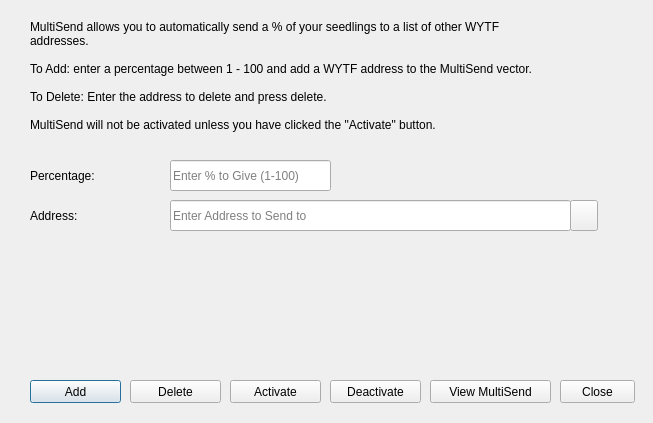
<?xml version="1.0" encoding="UTF-8"?>
<ui version="4.0">
 <class>MultisendDialog</class>
 <widget class="QDialog" name="MultisendDialog">
  <property name="windowModality">
   <enum>Qt::NonModal</enum>
  </property>
  <property name="geometry">
   <rect>
    <x>0</x>
    <y>0</y>
    <width>653</width>
    <height>423</height>
   </rect>
  </property>
  <property name="windowTitle">
   <string>MultiSend</string>
  </property>
  <widget class="QLineEdit" name="multisendPercentEdit">
   <property name="geometry">
    <rect>
     <x>170</x>
     <y>160</y>
     <width>161</width>
     <height>31</height>
    </rect>
   </property>
   <property name="toolTip">
    <string>Enter whole numbers 1 - 100</string>
   </property>
   <property name="placeholderText">
    <string>Enter % to Give (1-100)</string>
   </property>
  </widget>
  <widget class="QLineEdit" name="multisendAddressEdit">
   <property name="geometry">
    <rect>
     <x>170</x>
     <y>200</y>
     <width>401</width>
     <height>31</height>
    </rect>
   </property>
   <property name="toolTip">
    <string/>
   </property>
   <property name="placeholderText">
    <string>Enter Address to Send to</string>
   </property>
  </widget>
  <widget class="QLabel" name="label_2">
   <property name="geometry">
    <rect>
     <x>30</x>
     <y>20</y>
     <width>520</width>
     <height>121</height>
    </rect>
   </property>
   <property name="lineWidth">
    <number>1</number>
   </property>
   <property name="text">
    <string>MultiSend allows you to automatically send a % of your seedlings to a list of other WYTF addresses.
	
To Add: enter a percentage between 1 - 100 and add a WYTF address to the MultiSend vector. 

To Delete: Enter the address to delete and press delete.

MultiSend will not be activated unless you have clicked the "Activate" button.
</string>
   </property>
   <property name="alignment">
    <set>Qt::AlignLeading|Qt::AlignLeft|Qt::AlignTop</set>
   </property>
   <property name="wordWrap">
    <bool>true</bool>
   </property>
  </widget>
  <widget class="QLabel" name="message">
   <property name="geometry">
    <rect>
     <x>170</x>
     <y>260</y>
     <width>381</width>
     <height>91</height>
    </rect>
   </property>
   <property name="text">
    <string/>
   </property>
  </widget>
  <widget class="QPushButton" name="addButton">
   <property name="geometry">
    <rect>
     <x>30</x>
     <y>380</y>
     <width>91</width>
     <height>23</height>
    </rect>
   </property>
   <property name="toolTip">
    <string/>
   </property>
   <property name="statusTip">
    <string>Add to MultiSend Vector</string>
   </property>
   <property name="text">
    <string>Add</string>
   </property>
  </widget>
  <widget class="QPushButton" name="disableButton">
   <property name="geometry">
    <rect>
     <x>330</x>
     <y>380</y>
     <width>91</width>
     <height>23</height>
    </rect>
   </property>
   <property name="statusTip">
    <string>Deactivate MultiSend</string>
   </property>
   <property name="text">
    <string>Deactivate</string>
   </property>
  </widget>
  <widget class="QPushButton" name="addressBookButton">
   <property name="geometry">
    <rect>
     <x>570</x>
     <y>200</y>
     <width>28</width>
     <height>31</height>
    </rect>
   </property>
   <property name="toolTip">
    <string>Choose an address from the address book</string>
   </property>
   <property name="text">
    <string/>
   </property>
   <property name="icon">
    <iconset resource="../bitcoin.qrc">
     <normaloff>:/icons/address-book</normaloff>:/icons/address-book</iconset>
   </property>
   <property name="shortcut">
    <string>Alt+A</string>
   </property>
   <property name="autoDefault">
    <bool>false</bool>
   </property>
  </widget>
  <widget class="QLabel" name="label">
   <property name="geometry">
    <rect>
     <x>30</x>
     <y>160</y>
     <width>121</width>
     <height>31</height>
    </rect>
   </property>
   <property name="toolTip">
    <string>Percentage of stake to send</string>
   </property>
   <property name="text">
    <string>Percentage:</string>
   </property>
  </widget>
  <widget class="QLabel" name="label_5">
   <property name="geometry">
    <rect>
     <x>30</x>
     <y>206</y>
     <width>111</width>
     <height>20</height>
    </rect>
   </property>
   <property name="toolTip">
    <string>Address to send portion of stake to</string>
   </property>
   <property name="text">
    <string>Address:</string>
   </property>
  </widget>
  <widget class="QPushButton" name="deleteButton">
   <property name="geometry">
    <rect>
     <x>130</x>
     <y>380</y>
     <width>91</width>
     <height>23</height>
    </rect>
   </property>
   <property name="toolTip">
    <string/>
   </property>
   <property name="statusTip">
    <string>Delete Address From MultiSend Vector</string>
   </property>
   <property name="text">
    <string>Delete</string>
   </property>
  </widget>
  <widget class="QPushButton" name="activateButton">
   <property name="geometry">
    <rect>
     <x>230</x>
     <y>380</y>
     <width>91</width>
     <height>23</height>
    </rect>
   </property>
   <property name="statusTip">
    <string>Activate MultiSend</string>
   </property>
   <property name="text">
    <string>Activate</string>
   </property>
  </widget>
  <widget class="QPushButton" name="viewButton">
   <property name="geometry">
    <rect>
     <x>430</x>
     <y>380</y>
     <width>121</width>
     <height>23</height>
    </rect>
   </property>
   <property name="toolTip">
    <string/>
   </property>
   <property name="statusTip">
    <string>View MultiSend Vector</string>
   </property>
   <property name="text">
    <string>View MultiSend</string>
   </property>
  </widget>
  <widget class="QPushButton" name="closeButton">
   <property name="geometry">
    <rect>
     <x>560</x>
     <y>380</y>
     <width>75</width>
     <height>23</height>
    </rect>
   </property>
   <property name="text">
    <string>Close</string>
   </property>
  </widget>
 </widget>
 <resources>
  <include location="../bitcoin.qrc"/>
 </resources>
 <connections/>
</ui>
